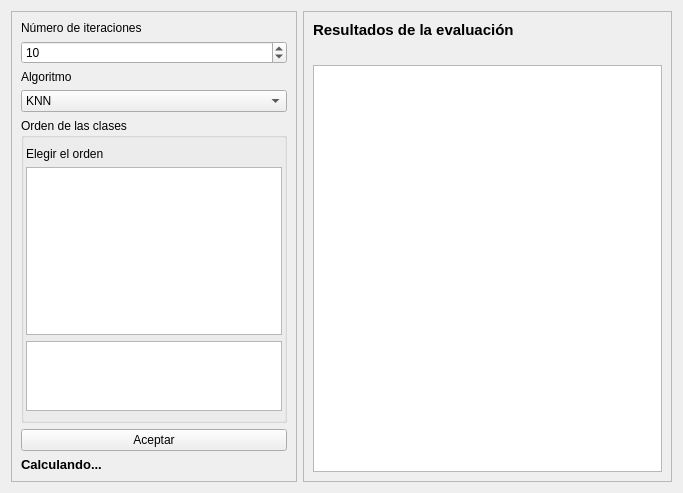
<?xml version="1.0" encoding="UTF-8"?>
<ui version="4.0">
 <class>Form</class>
 <widget class="QWidget" name="Form">
  <property name="geometry">
   <rect>
    <x>0</x>
    <y>0</y>
    <width>683</width>
    <height>493</height>
   </rect>
  </property>
  <property name="windowTitle">
   <string>Hold Out</string>
  </property>
  <layout class="QHBoxLayout" name="horizontalLayout">
   <item>
    <widget class="QFrame" name="frame">
     <property name="sizePolicy">
      <sizepolicy hsizetype="Fixed" vsizetype="Preferred">
       <horstretch>0</horstretch>
       <verstretch>0</verstretch>
      </sizepolicy>
     </property>
     <property name="minimumSize">
      <size>
       <width>150</width>
       <height>0</height>
      </size>
     </property>
     <property name="frameShape">
      <enum>QFrame::StyledPanel</enum>
     </property>
     <property name="frameShadow">
      <enum>QFrame::Raised</enum>
     </property>
     <layout class="QFormLayout" name="formLayout">
      <property name="sizeConstraint">
       <enum>QLayout::SetDefaultConstraint</enum>
      </property>
      <item row="1" column="0">
       <widget class="QLabel" name="label">
        <property name="sizePolicy">
         <sizepolicy hsizetype="Preferred" vsizetype="Fixed">
          <horstretch>0</horstretch>
          <verstretch>0</verstretch>
         </sizepolicy>
        </property>
        <property name="text">
         <string>Número de iteraciones</string>
        </property>
        <property name="alignment">
         <set>Qt::AlignLeading|Qt::AlignLeft|Qt::AlignTop</set>
        </property>
       </widget>
      </item>
      <item row="3" column="0">
       <widget class="QLabel" name="label_4">
        <property name="text">
         <string>Algoritmo</string>
        </property>
       </widget>
      </item>
      <item row="5" column="0" colspan="2">
       <widget class="QComboBox" name="comboBoxAlgoritmo">
        <item>
         <property name="text">
          <string>KNN</string>
         </property>
        </item>
        <item>
         <property name="text">
          <string>Naive Bayes</string>
         </property>
        </item>
        <item>
         <property name="text">
          <string>One R</string>
         </property>
        </item>
       </widget>
      </item>
      <item row="6" column="0" colspan="2">
       <widget class="QGroupBox" name="groupBoxValorPositivo">
        <property name="title">
         <string>Orden de las clases</string>
        </property>
        <layout class="QVBoxLayout" name="verticalLayout_2">
         <property name="spacing">
          <number>6</number>
         </property>
         <property name="leftMargin">
          <number>2</number>
         </property>
         <property name="topMargin">
          <number>9</number>
         </property>
         <property name="rightMargin">
          <number>2</number>
         </property>
         <property name="bottomMargin">
          <number>9</number>
         </property>
         <item>
          <widget class="QLabel" name="label_3">
           <property name="text">
            <string>Elegir el orden</string>
           </property>
          </widget>
         </item>
         <item>
          <widget class="QPlainTextEdit" name="mostrarClases"/>
         </item>
         <item>
          <widget class="QTextEdit" name="escribirOrden">
           <property name="sizePolicy">
            <sizepolicy hsizetype="Expanding" vsizetype="Preferred">
             <horstretch>0</horstretch>
             <verstretch>10</verstretch>
            </sizepolicy>
           </property>
          </widget>
         </item>
        </layout>
       </widget>
      </item>
      <item row="8" column="0" colspan="2">
       <widget class="QPushButton" name="btnAceptar">
        <property name="text">
         <string>Aceptar</string>
        </property>
       </widget>
      </item>
      <item row="10" column="0" colspan="2">
       <widget class="QLabel" name="labelCargando">
        <property name="font">
         <font>
          <pointsize>10</pointsize>
          <weight>75</weight>
          <bold>true</bold>
         </font>
        </property>
        <property name="text">
         <string>Calculando...</string>
        </property>
        <property name="margin">
         <number>10</number>
        </property>
       </widget>
      </item>
      <item row="2" column="0" colspan="2">
       <widget class="QSpinBox" name="numeroIteraciones">
        <property name="minimum">
         <number>1</number>
        </property>
        <property name="maximum">
         <number>15</number>
        </property>
        <property name="value">
         <number>10</number>
        </property>
       </widget>
      </item>
     </layout>
    </widget>
   </item>
   <item>
    <widget class="QFrame" name="frameTablas">
     <property name="frameShape">
      <enum>QFrame::StyledPanel</enum>
     </property>
     <property name="frameShadow">
      <enum>QFrame::Raised</enum>
     </property>
     <layout class="QVBoxLayout" name="verticalLayout">
      <item>
       <widget class="QLabel" name="label_2">
        <property name="font">
         <font>
          <pointsize>11</pointsize>
          <weight>75</weight>
          <bold>true</bold>
         </font>
        </property>
        <property name="text">
         <string>Resultados de la evaluación</string>
        </property>
        <property name="alignment">
         <set>Qt::AlignLeading|Qt::AlignLeft|Qt::AlignTop</set>
        </property>
       </widget>
      </item>
      <item>
       <widget class="QLabel" name="labelAlgoritmo">
        <property name="text">
         <string/>
        </property>
       </widget>
      </item>
      <item>
       <widget class="QTableView" name="tablaResultados"/>
      </item>
     </layout>
    </widget>
   </item>
  </layout>
 </widget>
 <resources/>
 <connections/>
</ui>
